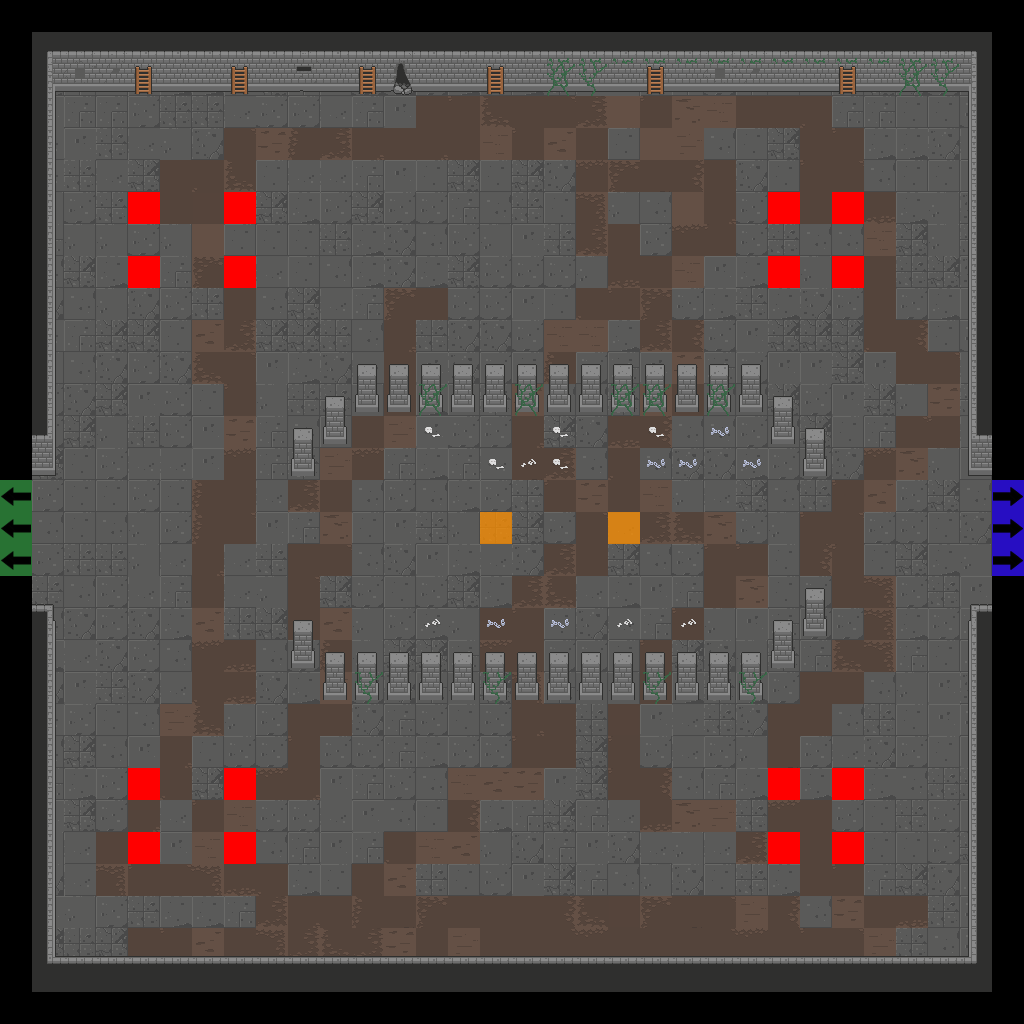

Tiled map render using the project's own tile images. Description and the map definition, with tile-layer contents summarised, below:
An orthogonal 32x32 tile map with 32x32 px tiles, 7 tile layers (Floor, Walls, Doors, Pillars, ...), 2 tilesets.

<map version="1.2" tiledversion="2019.04.18" orientation="orthogonal" renderorder="right-down" width="32" height="32" tilewidth="32" tileheight="32" infinite="0" nextlayerid="22" nextobjectid="1">
 <tileset firstgid="1" source="Dungeon_Tileset_2.tsx" />
 <tileset firstgid="321" source="flags.tsx" />
 <layer id="15" name="Floor" width="32" height="32">
  <data>[1024 cells, 900 non-empty, 42 distinct tile ids]</data>
 </layer>
 <layer id="16" name="Walls" width="32" height="32">
  <data>[1024 cells, 170 non-empty, 31 distinct tile ids]</data>
 </layer>
 <layer id="17" name="Doors" width="32" height="32">
  <data>[1024 cells, 0 non-empty, 0 distinct tile ids]</data>
 </layer>
 <layer id="18" name="Pillars" width="32" height="32">
  <data>[1024 cells, 68 non-empty, 2 distinct tile ids]</data>
 </layer>
 <layer id="19" name="Candles" width="32" height="32">
  <data>[1024 cells, 0 non-empty, 0 distinct tile ids]</data>
 </layer>
 <layer id="20" name="Debris" width="32" height="32">
  <data>[1024 cells, 47 non-empty, 8 distinct tile ids]</data>
 </layer>
 <layer id="21" name="Flags" width="32" height="32">
  <data>[1024 cells, 24 non-empty, 4 distinct tile ids]</data>
 </layer>
</map>
